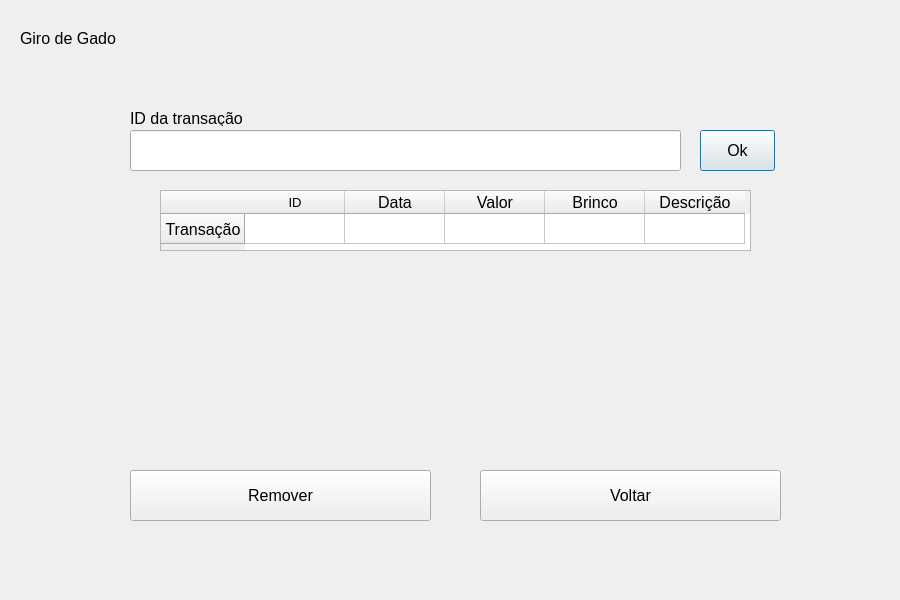
<?xml version="1.0" encoding="UTF-8"?>
<ui version="4.0">
 <class>FinancialRemoveScreen</class>
 <widget class="QDialog" name="FinancialRemoveScreen">
  <property name="geometry">
   <rect>
    <x>0</x>
    <y>0</y>
    <width>900</width>
    <height>600</height>
   </rect>
  </property>
  <property name="font">
   <font>
    <pointsize>10</pointsize>
   </font>
  </property>
  <property name="windowTitle">
   <string>Tela de Exclusão Financeira</string>
  </property>
  <widget class="QLineEdit" name="inputIdTransaction">
   <property name="geometry">
    <rect>
     <x>130</x>
     <y>130</y>
     <width>551</width>
     <height>41</height>
    </rect>
   </property>
   <property name="font">
    <font>
     <pointsize>12</pointsize>
    </font>
   </property>
  </widget>
  <widget class="QLabel" name="labelIdTransaction">
   <property name="geometry">
    <rect>
     <x>130</x>
     <y>110</y>
     <width>121</width>
     <height>16</height>
    </rect>
   </property>
   <property name="font">
    <font>
     <pointsize>12</pointsize>
    </font>
   </property>
   <property name="text">
    <string>ID da transação</string>
   </property>
  </widget>
  <widget class="QLabel" name="labelTitle">
   <property name="geometry">
    <rect>
     <x>20</x>
     <y>30</y>
     <width>101</width>
     <height>16</height>
    </rect>
   </property>
   <property name="font">
    <font>
     <pointsize>12</pointsize>
    </font>
   </property>
   <property name="text">
    <string>Giro de Gado</string>
   </property>
  </widget>
  <widget class="QPushButton" name="okButton">
   <property name="geometry">
    <rect>
     <x>700</x>
     <y>130</y>
     <width>75</width>
     <height>41</height>
    </rect>
   </property>
   <property name="font">
    <font>
     <pointsize>12</pointsize>
    </font>
   </property>
   <property name="text">
    <string>Ok</string>
   </property>
  </widget>
  <widget class="QTableWidget" name="transactionRemoveTable">
   <property name="geometry">
    <rect>
     <x>160</x>
     <y>190</y>
     <width>591</width>
     <height>61</height>
    </rect>
   </property>
   <property name="font">
    <font>
     <pointsize>12</pointsize>
    </font>
   </property>
   <row>
    <property name="text">
     <string>Transação</string>
    </property>
    <property name="textAlignment">
     <set>AlignCenter</set>
    </property>
   </row>
   <column>
    <property name="text">
     <string>ID</string>
    </property>
    <property name="font">
     <font>
      <pointsize>10</pointsize>
     </font>
    </property>
   </column>
   <column>
    <property name="text">
     <string>Data</string>
    </property>
   </column>
   <column>
    <property name="text">
     <string>Valor</string>
    </property>
   </column>
   <column>
    <property name="text">
     <string>Brinco</string>
    </property>
   </column>
   <column>
    <property name="text">
     <string>Descrição</string>
    </property>
   </column>
   <item row="0" column="0">
    <property name="text">
     <string/>
    </property>
    <property name="font">
     <font>
      <pointsize>10</pointsize>
     </font>
    </property>
    <property name="textAlignment">
     <set>AlignCenter</set>
    </property>
    <property name="flags">
     <set>ItemIsSelectable|ItemIsDragEnabled|ItemIsDropEnabled|ItemIsUserCheckable|ItemIsEnabled</set>
    </property>
   </item>
   <item row="0" column="1">
    <property name="text">
     <string/>
    </property>
    <property name="textAlignment">
     <set>AlignCenter</set>
    </property>
    <property name="flags">
     <set>ItemIsSelectable|ItemIsDragEnabled|ItemIsDropEnabled|ItemIsUserCheckable|ItemIsEnabled</set>
    </property>
   </item>
   <item row="0" column="2">
    <property name="text">
     <string/>
    </property>
    <property name="textAlignment">
     <set>AlignCenter</set>
    </property>
    <property name="flags">
     <set>ItemIsSelectable|ItemIsDragEnabled|ItemIsDropEnabled|ItemIsUserCheckable|ItemIsEnabled</set>
    </property>
   </item>
   <item row="0" column="3">
    <property name="text">
     <string/>
    </property>
    <property name="textAlignment">
     <set>AlignCenter</set>
    </property>
    <property name="flags">
     <set>ItemIsSelectable|ItemIsDragEnabled|ItemIsDropEnabled|ItemIsUserCheckable|ItemIsEnabled</set>
    </property>
   </item>
   <item row="0" column="4">
    <property name="text">
     <string/>
    </property>
    <property name="textAlignment">
     <set>AlignCenter</set>
    </property>
    <property name="flags">
     <set>ItemIsSelectable|ItemIsDragEnabled|ItemIsDropEnabled|ItemIsUserCheckable|ItemIsEnabled</set>
    </property>
   </item>
  </widget>
  <widget class="QPushButton" name="backButton">
   <property name="geometry">
    <rect>
     <x>480</x>
     <y>470</y>
     <width>301</width>
     <height>51</height>
    </rect>
   </property>
   <property name="font">
    <font>
     <pointsize>12</pointsize>
    </font>
   </property>
   <property name="text">
    <string>Voltar</string>
   </property>
  </widget>
  <widget class="QPushButton" name="removeButton">
   <property name="geometry">
    <rect>
     <x>130</x>
     <y>470</y>
     <width>301</width>
     <height>51</height>
    </rect>
   </property>
   <property name="font">
    <font>
     <pointsize>12</pointsize>
    </font>
   </property>
   <property name="text">
    <string>Remover</string>
   </property>
  </widget>
 </widget>
 <resources/>
 <connections/>
</ui>
